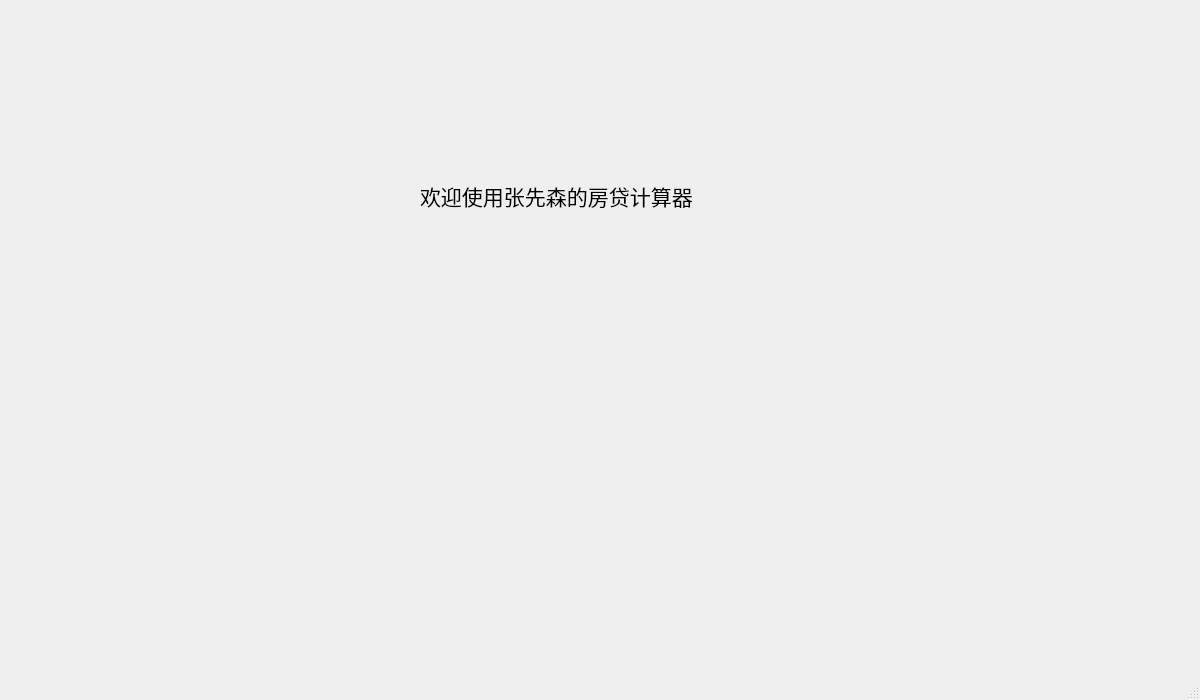
<?xml version="1.0" encoding="UTF-8"?>
<ui version="4.0">
 <class>MainWindow</class>
 <widget class="QMainWindow" name="MainWindow">
  <property name="geometry">
   <rect>
    <x>0</x>
    <y>0</y>
    <width>1200</width>
    <height>700</height>
   </rect>
  </property>
  <property name="minimumSize">
   <size>
    <width>1200</width>
    <height>700</height>
   </size>
  </property>
  <property name="maximumSize">
   <size>
    <width>1200</width>
    <height>700</height>
   </size>
  </property>
  <property name="windowTitle">
   <string>MainWindow</string>
  </property>
  <property name="windowIcon">
   <iconset resource="res.qrc">
    <normaloff>:/image/tubiao.png</normaloff>:/image/tubiao.png</iconset>
  </property>
  <widget class="QWidget" name="centralwidget">
   <widget class="QLabel" name="label">
    <property name="geometry">
     <rect>
      <x>420</x>
      <y>180</y>
      <width>381</width>
      <height>31</height>
     </rect>
    </property>
    <property name="font">
     <font>
      <family>楷体</family>
      <pointsize>16</pointsize>
     </font>
    </property>
    <property name="text">
     <string>欢迎使用张先森的房贷计算器</string>
    </property>
   </widget>
  </widget>
  <widget class="QMenuBar" name="menubar">
   <property name="geometry">
    <rect>
     <x>0</x>
     <y>0</y>
     <width>1200</width>
     <height>26</height>
    </rect>
   </property>
  </widget>
  <widget class="QStatusBar" name="statusbar"/>
 </widget>
 <resources>
  <include location="res.qrc"/>
 </resources>
 <connections/>
</ui>
